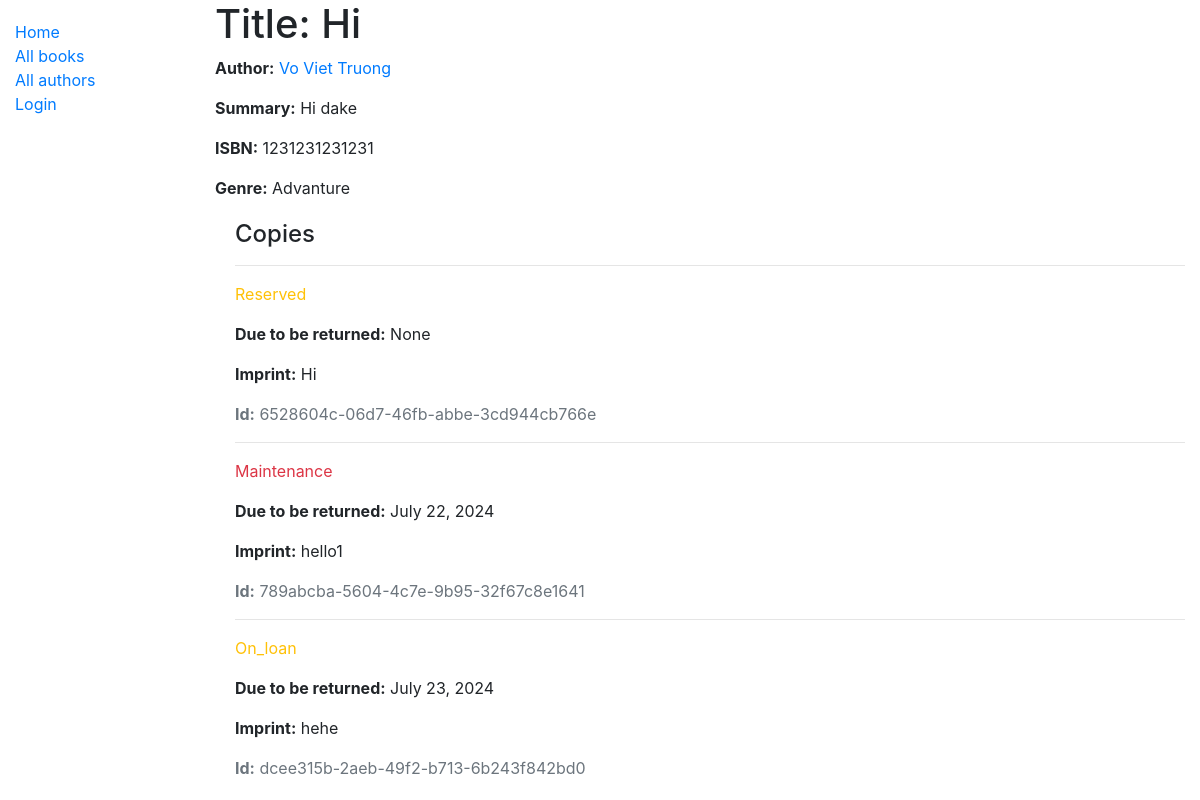
/catalog/book/1, run on the app's committed database.
### catalog/models.py (models this page shows, shortened)
class Book(models.Model):
    title = models.CharField(max_length=200, help_text=_("Enter the title of the book"))
    author = models.ForeignKey(
        "Author",
        on_delete=models.SET_NULL,
        null=True,
        help_text=_("Select the author of the book"),
    )
    summary = models.TextField(
        max_length=1000, help_text=_("Enter a brief description of the book")
    )
    isbn = models.CharField(
        "ISBN",
        max_length=13,
        unique=True,
        help_text=_(
            'Enter the 13-character ISBN number of the book. See <a href="https://www.isbn-international.org/content/what-isbn">ISBN information</a> for more details.'
        ),
    )
    genre = models.ManyToManyField(
        Genre, help_text=_("Select one or more genres for this book")
    )
    def display_genre(self):
        return ", ".join(genre.name for genre in self.genre.all()[:3])
    display_genre.short_description = _("Genre")

class Author(models.Model):
    first_name = models.CharField(
        _("Firstname"),max_length=100, help_text=_("Enter the author's first name")
    )
    last_name = models.CharField(
        _("Lastname"),max_length=100, help_text=_("Enter the author's last name")
    )
    date_of_birth = models.DateField(
        _("Date of birth"),null=True, blank=True, help_text=_("Enter the author's date of birth")
    )
    date_of_death = models.DateField(
        _("Died"),
        null=True,
        blank=True,
        help_text=_("Enter the author's date of death, if applicable"),
    )
    class Meta:
        ordering = ["last_name", "first_name"]
    def get_absolute_url(self):
        return reverse("author-detail", args=[str(self.id)])
    def __str__(self) -> str:
        return f"{self.last_name} {self.first_name}"

class Genre(models.Model):
    name = models.CharField(
        max_length=200, help_text=_("Enter the book genre (e.g: SF, Romantic,...)")
    )
    def __str__(self) -> str:
        return self.name

class BookInstance(models.Model):
    id = models.UUIDField(
        primary_key=True,
        default=uuid.uuid4,
        help_text=_("Unique ID for this particular book across the whole library"),
    )
    book = models.ForeignKey(
        "Book",
        on_delete=models.RESTRICT,
        help_text=_("Select the book for this instance"),
    )
    imprint = models.CharField(
        max_length=200,
        help_text=_(
            "Enter the imprint information (e.g., publisher, publication date)"
        ),
    )
    due_back = models.DateField(
        null=True,
        blank=True,
        help_text=_("Enter the date when the book is due to be returned"),
    )
    status = models.CharField(
        max_length=1,
        choices=LoanStatus.choices(),
        blank=True,
        default="m",
        help_text=_("Select the current status of the book"),
    )
    borrower = models.ForeignKey(User, on_delete=models.SET_NULL, null=True, blank=True)
    class Meta:
        ordering = ["due_back"]

### catalog/views.py (the view)
# urls.py: path("book/<int:pk>", views.BookDetailView.as_view(), name="book-detail"),
class BookDetailView(generic.DetailView):
    model = Book
    def get_context_data(self, **kwargs):
        context = super().get_context_data(**kwargs)
        context["LoanStatus"] = LoanStatus.__members__
        return context

### catalog/templates/catalog/book_detail.html
{% extends "base_generic.html" %}
{% load i18n %}
{% block content %}
<h1>{% trans "Title" %}: {{ book.title }}</h1>
<p><strong>{% trans "Author:" %}</strong> <a href="{{ book.author.get_absolute_url }}">{{ book.author }}</a></p>
<p><strong>{% trans "Summary:" %}</strong> {{ book.summary }}</p>
<p><strong>{% trans "ISBN:" %}</strong> {{ book.isbn }}</p>
<p><strong>{% trans "Genre:" %}</strong> {{ book.genre.all|join:", " }}</p>
<div class="copies-container">
  <h4>{% trans "Copies" %}</h4>
  {% for copy in book.bookinstance_set.all %}
  <hr />
  <p
    class="{% if copy.status == LoanStatus.AVAILABLE.value %}text-success{% elif copy.status == LoanStatus.MAINTENANCE.value %}text-danger{% else %}text-warning{% endif %}"
  >
    {{ copy.get_status_display }}
  </p>
  {% if copy.status != LoanStatus.AVAILABLE.value %}
  <p><strong>{% trans "Due to be returned:" %}</strong> {{ copy.due_back }}</p>
  {% endif %}
  <p><strong>{% trans "Imprint:" %}</strong> {{ copy.imprint }}</p>
  <p class="text-muted"><strong>{% trans "Id:" %}</strong> {{ copy.id }}</p>
  {% endfor %}
</div>
{% endblock %}

### data on the page
Book: title "Hi", author "Vo Viet Truong", summary "Hi dake", isbn "1231231231231", genre.all "Advanture"
BookInstance: status "Reserved", due_back "None", imprint "Hi", id "6528604c-06d7-46fb-abbe-3cd944cb766e"
BookInstance: status "Maintenance", due_back "July 22, 2024", imprint "hello1", id "789abcba-5604-4c7e-9b95-32f67c8e1641"
BookInstance: status "On_loan", due_back "July 23, 2024", imprint "hehe", id "dcee315b-2aeb-49f2-b713-6b243f842bd0"
